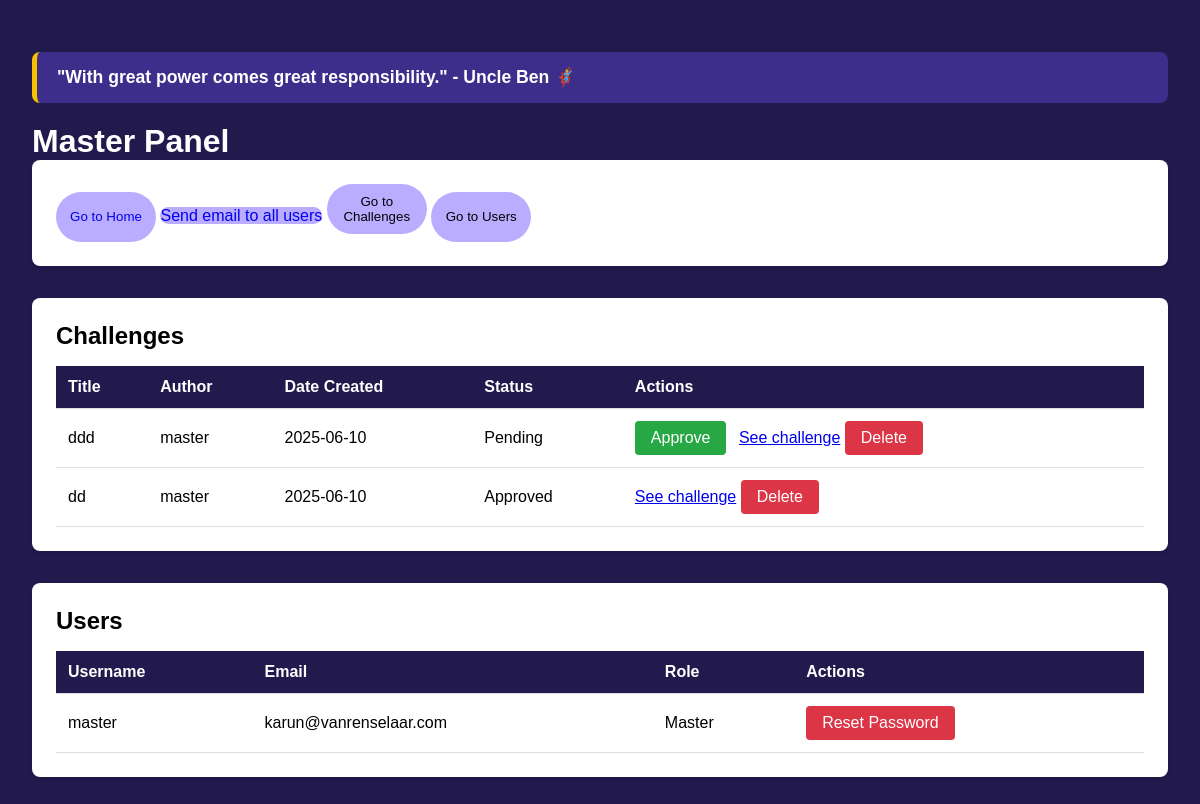
Page /admin (signed in) on the earlier database version.
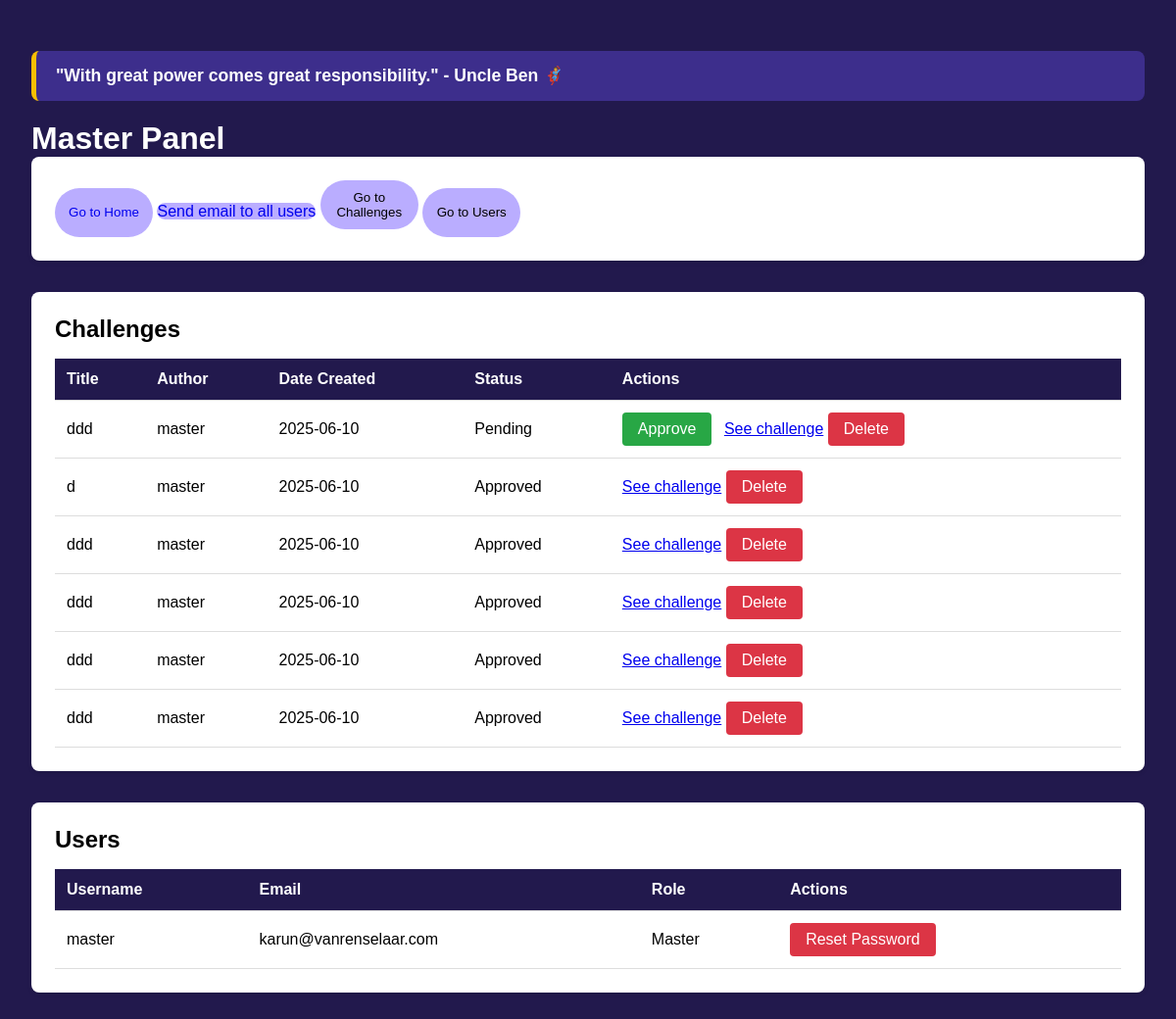
Same page on the later database version.
### models.py (models this page shows, shortened)
class Todo(db.Model):
    id = db.Column(db.Integer, primary_key=True)
    date_created = db.Column(db.DateTime(timezone=True), default=lambda: datetime.now(timezone.utc))
    likes = db.Column(db.Integer, default=0)
    name = db.Column(db.String(100), nullable=False)
    title = db.Column(db.String(100), nullable=False)
    main_question = db.Column(db.String(200), nullable=False)
    sub_questions = db.Column(db.String(500), nullable=False)
    description = db.Column(db.Text, nullable=False)
    end_product = db.Column(db.Text, nullable=False)
    category = db.Column(db.String(50), nullable=False)
    image = db.Column(db.String(100), nullable=True)
    approved = db.Column(db.Boolean, default=False)
    author_id = db.Column(db.Integer, db.ForeignKey('user.id'), nullable=False)

class User(UserMixin, db.Model):
    id = db.Column(db.Integer, primary_key=True)
    username = db.Column(db.String(80), unique=True, nullable=False)
    email = db.Column(db.String(120), unique=True, nullable=False)
    password_hash = db.Column(db.String(128))
    is_admin = db.Column(db.Boolean, default=False)
    is_master = db.Column(db.Boolean, default=False)
    challenges = db.relationship('Todo', backref='author', lazy=True, cascade='all, delete-orphan')
    reset_token = db.Column(db.String(128), nullable=True)
    reset_token_expiration = db.Column(db.DateTime(timezone=True), nullable=True)

### app.py (the view, shortened to what this page needs)
@app.route('/admin')
@login_required
def admin():
    if current_user.is_master or current_user.is_admin:
        challenges = Todo.query.all()
        users = User.query.all()
        return render_template('admin.html', challenges=challenges, users=users)

### app.py (called while the page is built)
@login_manager.user_loader
def load_user(user_id):
    return User.query.get(int(user_id))

### templates/admin.html (shortened to what this page needs)
{% extends 'base.html' %} {% block head %} {{ super() }}
<link
  rel="stylesheet"
  href="{{ url_for('static', filename='css/admin.css') }}"
/>
{% endblock %} {% block body %}
<div class="admin-container">
  {% if current_user.is_authenticated and (current_user.is_admin or current_user.is_master) %}
  <div class="admin-message">
    <p>"With great power comes great responsibility." - Uncle Ben 🦸‍♂️</p>
  </div>
  {% endif %}
  {% if current_user.is_master %}
  <h1>Master Panel</h1>
  {% endif %}
  <div class="section">
  <button class="btn">
    <a href="{{ url_for('index') }}">Go to Home</a>
  </button>
  <a class="btn" href="{{url_for('admin_email')}}">Send email to all users</a>
  <button class="btn" onclick="scrollToElement('challenge-section')">Go to Challenges</button>
  <button class="btn" onclick="scrollToElement('users-section')">Go to Users</button>
  </div>
  <div class="section" id="challenge-section">
    <h2>Challenges</h2>
    <table>
      <thead>
        <tr>
          <th>Title</th>
          <th>Author</th>
          <th>Date Created</th>
          <th>Status</th>
          <th>Actions</th>
        </tr>
      </thead>
      <tbody>
        {% for challenge in challenges %}
        <tr>
          <td>{{ challenge.title }}</td>
          <td>{{ challenge.author.username }}</td>
          <td>{{ challenge.date_created.strftime('%Y-%m-%d') }}</td>
          <td>
            {% if challenge.approved %}Approved{% else %}Pending{% endif %}
          </td>
          <td>
            {% if not challenge.approved %}
            <a
              href="{{ url_for('approve_challenge', id=challenge.id) }}"
              class="action-button approve-button"
              >Approve</a
            >
            {% endif %}
            <a href="{{ url_for('fullcard', id=challenge.id) }}"
              >See challenge</a
            >
            <a
              href="{{ url_for('delete_challenge', id=challenge.id) }}"
              class="action-button delete-button"
              onclick="return confirm('Are you sure you want to delete this challenge?')"
              >Delete</a
            >
          </td>
        </tr>
        {% endfor %}
      </tbody>
    </table>
  </div>
  <div class="section">
    <h2>Users</h2>
    <table>
      <thead>
        <tr>
          <th>Username</th>
          <th>Email</th>
          <th>Role</th>
          <th>Actions</th>
        </tr>
      </thead>
      <tbody>
        {% for user in users %}
        <tr>
          <td>{{ user.username }}</td>
          <td>{{ user.email }}</td>
          <td>
            {% if user.is_master %} Master {% elif user.is_admin %} Admin {%
            else %} User {% endif %}
          </td>
          {% if current_user.is_admin or current_user.is_master %}
          <td>
            {% if current_user.is_master %}
            <a
              href="{{ url_for('reset_user_password', id=user.id) }}"
              class="action-button delete-button"
              onclick="return confirm('Are you sure you want to reset this user\'s password?')"
            >
              Reset Password
            </a>
            </td>
            {% endif %}
          {% endif %}
        </tr>
        {% endfor %}
      </tbody>
    </table>
  </div>
</div>
{% endblock %}

### templates/base.html (shortened to what this page needs)
<!DOCTYPE html>
<html lang="en">
  <head>
    {% block head %}
    <link
      rel="stylesheet"
      href="{{url_for('static', filename='css/base.css') }}"
    />
    <link
      rel="stylesheet"
      href="{{url_for('static', filename='css/main.css') }}"
    />
    {% endblock %}
  </head>
  <body>
    {% block body %}{% endblock %}
  </body>
</html>

### static/css/base.css (style rules this page uses)
:root { --color-primary: #4c2178; --color-secondary: #383838; --color-accent: #d42b87; --color-background: #22194d; --color-text: #010101; }
body { background-color: var(--color-background); color: var(--color-text); }
* { box-sizing: border-box; margin: 0; padding: 0; }

### static/css/main.css (style rules this page uses)
body { margin: 0; font-family: sans-serif; }

### static/css/admin.css (style rules this page uses)
.admin-container { padding: 2rem; max-width: 1300px; margin: 0 auto; }
.btn { border: none; text-decoration: none; background: #baadff; height: 50px; width: 100px; border-radius: 100px; cursor: pointer; }
.btn a { text-decoration: none; }
h1 { color: white; }
.admin-message { background-color: #3d2e8c; color: #fff; padding: 15px 20px; border-left: 5px solid #f9c000; margin: 20px 0; font-weight: bold; border-radius: 8px; font-size: 1.1rem; opacity: 0; transform: translateY(-10vh); animation: fadeSlideIn 2s ease-out forwards; width: 100%; justify-content: center; }
.section { background: white; padding: 1.5rem; border-radius: 8px; margin-bottom: 2rem; box-shadow: 0 2px 4px rgba(0, 0, 0, 0.1); }
table { width: 100%; border-collapse: collapse; margin-top: 1rem; }
th, td { padding: 0.75rem; text-align: left; border-bottom: 1px solid #ddd; }
th { background-color: #22194d; color: white; }
.action-button { padding: 0.5rem 1rem; border-radius: 4px; text-decoration: none; color: white; margin-right: 0.5rem; display: inline-block; }
.approve-button { background-color: #28a745; }
.delete-button { background-color: #dc3545; }

Differences in the rows shown:
removed Todo: title "dd", author.username "master", date_created "2025-06-10", approved "Approved"
added Todo: title "d", author.username "master", date_created "2025-06-10", approved "Approved"
added Todo: title "ddd", author.username "master", date_created "2025-06-10", approved "Approved"
added Todo: title "ddd", author.username "master", date_created "2025-06-10", approved "Approved"
added Todo: title "ddd", author.username "master", date_created "2025-06-10", approved "Approved"
added Todo: title "ddd", author.username "master", date_created "2025-06-10", approved "Approved"
